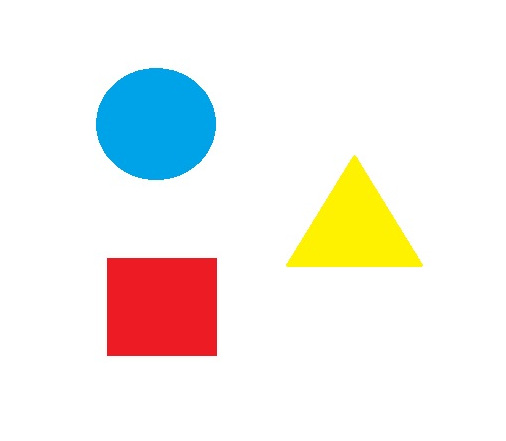
#> input picture 2025-05-03_taller_analisis_figuras_geometricas/python/PC.jpg, 506 x 441 px
$ jupyter execute AnalisisFiguras.ipynb
#> lines starting #> are read from the running program, lines starting #| are printed output that depends on the picture; after the words box and inside, x2 and y2 are one past the last pixel; in counts of white or black regions, pixels touching at a corner belong together
[cell 1]
import cv2
import numpy as np
import matplotlib.pyplot as plt
import os

[cell 2]
# Carga la imagen
script_dir = os.getcwd()
image_path = os.path.join(script_dir, 'PC.jpg')
img = cv2.imread(image_path)
#> img is the input picture: shape (441, 506, 3); mean B, G, R 234.2, 239.1, 241.8
if img is None:
    raise FileNotFoundError(f"No se encontró la imagen: {image_path}")

# Convertir a escala de grises
gray = cv2.cvtColor(img, cv2.COLOR_BGR2GRAY)
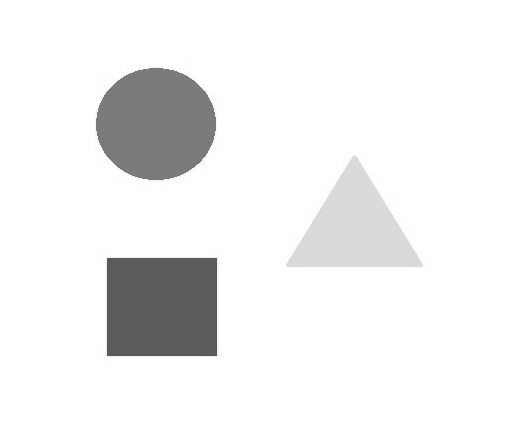
#> gray: shape (441, 506); min 87, max 255, mean 239.4
# Mostrar escala de grises
plt.figure(figsize=(6, 6))
plt.imshow(gray, cmap='gray')
plt.title('1. Imagen en escala de grises')
plt.axis('off')
plt.show()

[cell 3]
# Binarizar usando Otsu para formas generales
_, binary_otsu = cv2.threshold(gray, 0, 255, cv2.THRESH_BINARY_INV + cv2.THRESH_OTSU)
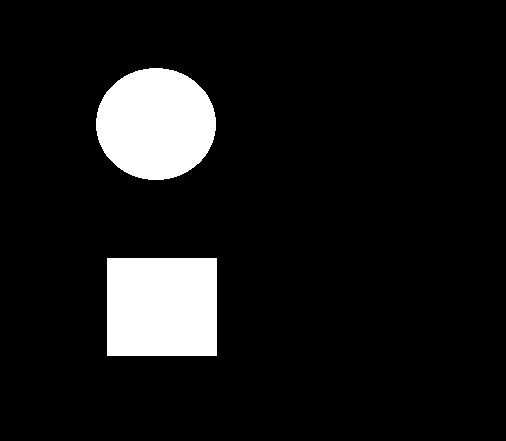
#> binary_otsu: shape (441, 506); 9.6% white; 2 white regions, box (x1, y1, x2, y2) and area: (107, 258, 217, 356) 10780, (96, 68, 216, 180) 10541
# Segmentación de color para amarillo claro (triángulo amarillo)
hsv = cv2.cvtColor(img, cv2.COLOR_BGR2HSV)
#> hsv: shape (441, 506, 3); mean H, S, V 17.3, 32, 252.7
lower_yellow = np.array([20, 100, 100])
upper_yellow = np.array([40, 255, 255])
yellow_mask = cv2.inRange(hsv, lower_yellow, upper_yellow)
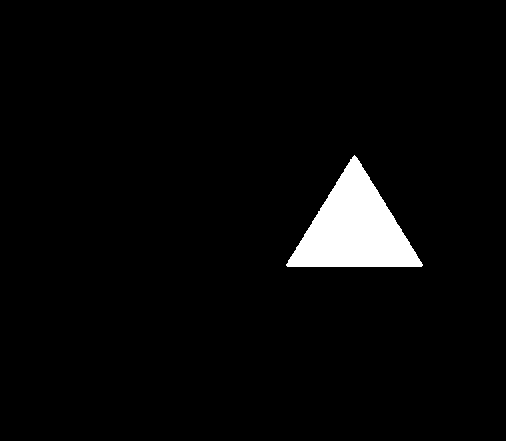
#> yellow_mask: shape (441, 506); 3.6% white; 1 white region, box (x1, y1, x2, y2) and area: (286, 155, 423, 267) 7937
# Combinar máscaras para captar todas las formas
binary = cv2.bitwise_or(binary_otsu, yellow_mask)
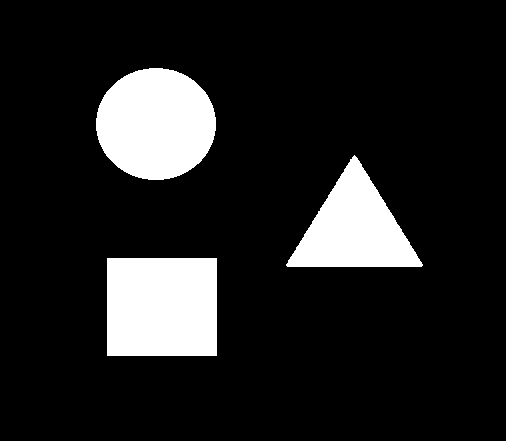
#> binary: shape (441, 506); 13.1% white; 3 white regions
# Mostrar máscara combinada
plt.figure(figsize=(6, 6))
plt.imshow(binary, cmap='gray')
plt.title('2. Máscara combinada (Otsu)')
plt.axis('off')
plt.show()

[cell 4]
# Detectar contornos
contours, _ = cv2.findContours(binary, cv2.RETR_LIST, cv2.CHAIN_APPROX_SIMPLE)
#> contours = 3 contours; box (x1, y1, x2, y2) and area: (107, 258, 217, 356) 10573, (96, 68, 216, 180) 10378, (286, 155, 423, 267) 7757
# Visualizar contornos detectados sobre original
contour_vis = img.copy()
cv2.drawContours(contour_vis, contours, -1, (0, 255, 0), 2)
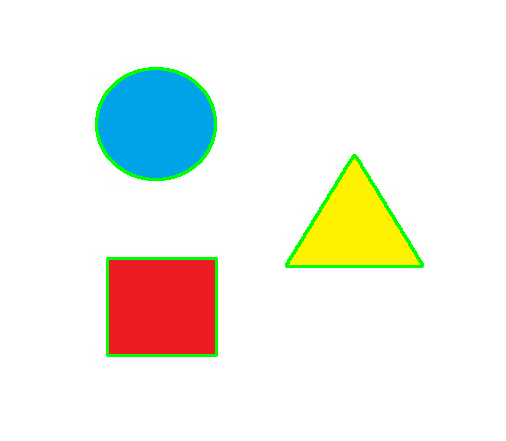
#> contour_vis: shape (441, 506, 3); 1.71% of pixels changed, all inside (x1, y1, x2, y2) = (95, 67, 424, 357)
contour_vis_rgb = cv2.cvtColor(contour_vis, cv2.COLOR_BGR2RGB)
plt.figure(figsize=(6, 6))
plt.imshow(contour_vis_rgb)
plt.title('3. Contornos detectados')
plt.axis('off')
plt.show()

[cell 5]
# Crear copia para dibujo
output = img.copy()
# Lista para almacenar métricas de cada figura
metrics = []

for idx, cnt in enumerate(contours, start=1):
    # Área y perímetro
    area = cv2.contourArea(cnt)
    peri = cv2.arcLength(cnt, True)

    # Calcular momentos y centroide
    M = cv2.moments(cnt)
    if M['m00'] != 0:
        cx = int(M['m10'] / M['m00'])
        cy = int(M['m01'] / M['m00'])
    else:
        cx, cy = 0, 0

    # Aproximar polígono para clasificación de figura
    approx = cv2.approxPolyDP(cnt, 0.04 * peri, True)
    n_vertices = len(approx)
    if n_vertices == 3:
        shape = 'Triangulo'
    elif n_vertices == 4:
        # Distinguir cuadrado vs rectángulo por relación de aspecto
        x, y, w, h = cv2.boundingRect(approx)
        ar = w / float(h)
        shape = 'Cuadrado' if 0.95 <= ar <= 1.05 else 'Rectangulo'
    elif n_vertices > 4:
        shape = 'Circulo'
    else:
        shape = 'Desconocido'

    # Dibujar contorno
    cv2.drawContours(output, [cnt], -1, (0, 255, 0), 2)
    # Dibujar índice de figura junto al centroide
    cv2.putText(output, str(idx), (cx, cy), cv2.FONT_HERSHEY_SIMPLEX,
                0.8, (0, 0, 0), 2, cv2.LINE_AA)
    # Guardar métricas para la tabla
    metrics.append([idx, shape, f"{area:.1f}", f"{peri:.1f}", cx, cy])
#> this loop made 3 passes
#> (area, peri, cx, cy, approx, n_vertices, x, y) on pass 1: (10573, 412, 161, 306, [[107, 258], [107, 355], [216, 355], [216, 258]], 4, 107, 258)
#> (area, peri, cx, cy, approx, n_vertices, shape) on pass 2: (7757, 414.3, 354, 228, [[422, 264], [354, 155], [286, 265]], 3, 'Triangulo')
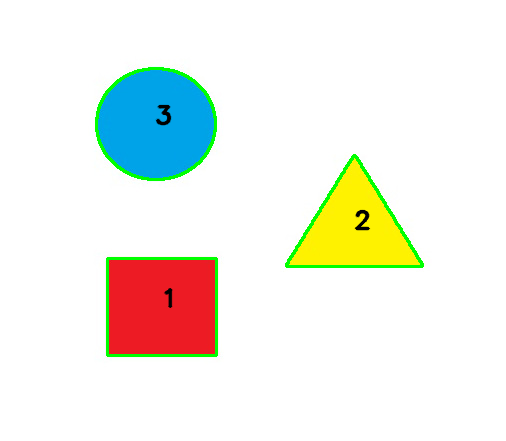
#> output: shape (441, 506, 3); 1.97% of pixels changed, all inside (x1, y1, x2, y2) = (95, 67, 424, 357)
#> after the loop, metrics = [[1, 'Rectangulo', '10573.0', '412.0', 161, 306], [2, 'Triangulo', '7757.0', '414.3', 354, 228], [3, 'Circulo', '10377.5', '380.9', 155, 123]]

[cell 6]
# Mostrar resultado con Matplotlib y tabla de métricas
output_rgb = cv2.cvtColor(output, cv2.COLOR_BGR2RGB)
fig, (ax1, ax2) = plt.subplots(1, 2, figsize=(14, 8))
ax1.imshow(output_rgb)
ax1.axis('off')
ax1.set_title('Figuras detectadas')

# Crear tabla de métricas
col_labels = ['#', 'Forma', 'Área', 'Perímetro', 'CenX', 'CenY']
ax2.axis('off')
table = ax2.table(cellText=metrics, colLabels=col_labels, loc='center')
table.auto_set_font_size(False)
table.set_fontsize(10)
table.scale(1, 2)
ax2.set_title('Tabla de métricas')
plt.tight_layout()
plt.show()
